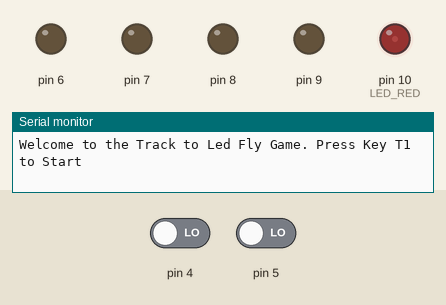
Simulated run of this program. Board: Arduino Uno, built with avr-gcc and run on an emulated ATmega328P. On the bench: output pins drawn as LEDs (lit = HIGH), the last lines printed to the serial monitor. The inputs (shaded band) are chosen by the test bench; at power-on: pin 4 LOW, pin 5 LOW. Random numbers use the default seed unless the program sets one.

Above: at 0.15 s.
At 1.25 s:
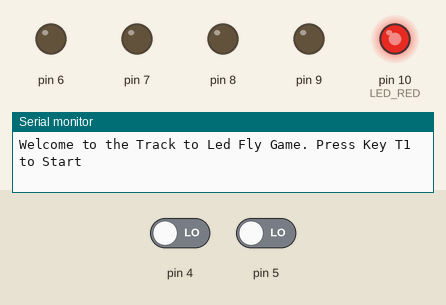
1.3 s: pin 4 driven HIGH
At 2.3 s:
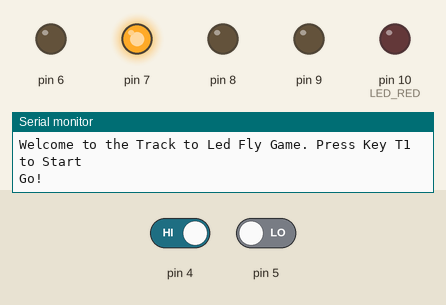
Timing chart, 0 to 4.3 s (numbered marks = the images above; inputs shaded):
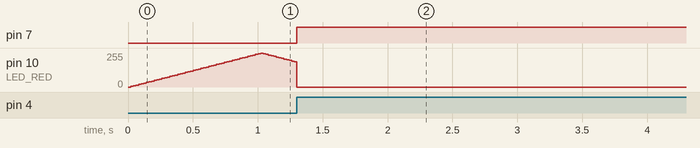

The program:

main.cpp
```cpp
#include <Arduino.h>
#define EI_ARDUINO_INTERRUPTED_PIN
#include <EnableInterrupt.h>
#include <TimerOne.h>

#define LED_RED 10
#define LED_START 6
#define LED_END 9
#define BTN_START 2
#define T_MIN 1
#define K 4
/*
I led e i bottoni sono memorizzati tramite una struttura circolare doppiamente linkata
*/
typedef struct led
{
  unsigned char ledPin;
  unsigned char btnPin;
  unsigned char number;
  struct led* next;
  struct led* prev;
} LED;

LED* head;
LED* current;

bool gameStarted = false;
int prevts = 0;
/*servono per il fading del led rosso*/
int fadeAmount;
int currIntensity;
int tMin=T_MIN;

void btnPressed(){
  long ts = micros();
  if (ts - prevts > 200000){
    if(gameStarted==false){
      gameStarted=true;
      digitalWrite(LED_RED, LOW);
      Serial.println("Go!");
      /*scelgo un led random da dove partire*/
      int ledStart = random(0,4);
      LED* tmp = head;
      for (int i = 0; i <= ledStart; i++)
      {
        tmp=tmp->next;
      }
      digitalWrite(tmp->ledPin, HIGH);
      Timer1.initialize(1000000);
    }
    prevts = ts;
  }
}

void setup() {
  Serial.begin(9600);
  LED* tmp=NULL;
  /*Creazione della struttura*/
  for (int i = LED_START; i <= LED_END; i++)
  {
    LED* newLed = (LED*) malloc(sizeof(LED));
    newLed->next=NULL;
    newLed->prev=NULL;
    if (head==NULL)
    {
      head = newLed;
    }else
    {
      tmp = head;
      while (tmp->next!=NULL)
      {
        tmp=tmp->next;
      }
      tmp->next=newLed;
      newLed->prev=tmp;
    }
  }

  tmp->next->next=head;
  head->prev=tmp->next;
  /*Definizione dei pin dei led e dei bottoni*/
  tmp = head;
  for (int i = LED_START; i <= LED_END; i++)
  {
    tmp->ledPin=i;
    tmp->number=i-LED_START;
    tmp->btnPin=BTN_START+tmp->number;
    tmp=tmp->next;
  }

  tmp = head;
  for (int i = LED_START; i <= LED_END; i++)
  {
    pinMode(tmp->ledPin, OUTPUT);
    enableInterrupt(tmp->btnPin, btnPressed,RISING);
    tmp=tmp->next;
  }

  /*Inizializzione del led rosso*/
  pinMode(LED_RED, OUTPUT);

  fadeAmount=5;
  currIntensity=0;

  randomSeed(analogRead(1));
  Serial.println("Welcome to the Track to Led Fly Game. Press Key T1 to Start");
}

void loop() {
  /*Se il gioco non è iniziato il led rosso pulsa.*/
  if(gameStarted==false){
    analogWrite(LED_RED,currIntensity);
    currIntensity+=fadeAmount;
    if(currIntensity==0 || currIntensity==255){
      fadeAmount=-fadeAmount;
    }
    delay(20);
  } else {

  }

}
```

Measured:
- after the input at 1.3 s, pin 7: LOW → HIGH at once
